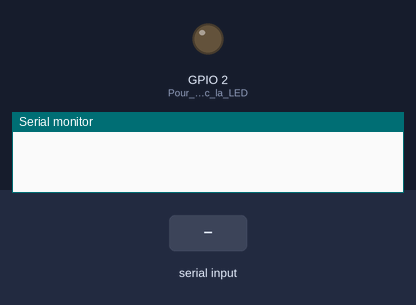
Bench run of a sketch on a simulated ESP32. Shown: output pins drawn as LEDs (lit = HIGH), the last lines printed to the serial monitor. The inputs (shaded band) are chosen by the test bench.

Above: at 1.2 s.
1.3 s: "ON\n" received over Serial
At 2.3 s:
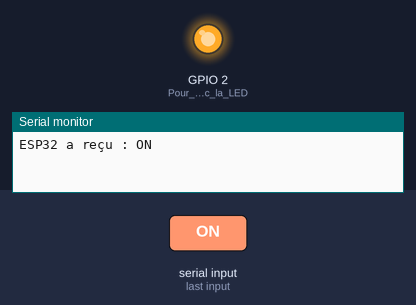
2.8 s: "OFF\n" received over Serial
At 3.5 s:
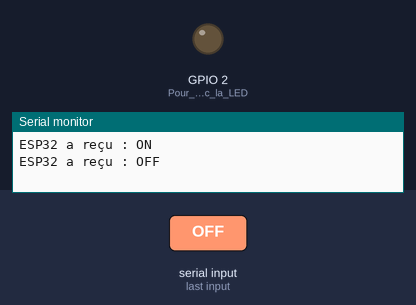
Timing chart, 0 to 5.8 s (numbered marks = the images above; inputs shaded):
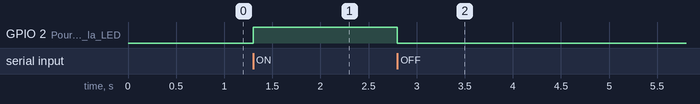

The sketch:

Uart_esp32.ino
```cpp
void setup() {
  Serial.begin(115200); // Même vitesse que sur le PC
  pinMode(2, OUTPUT);   // Pour tester avec la LED
}

void loop() {
  // Vérifie si des données sont arrivées
  if (Serial.available() > 0) {
    // Lit le message jusqu'au caractère de fin de ligne
    String message = Serial.readStringUntil('\n');
    message.trim(); // Nettoie les espaces/caractères invisibles

    Serial.print("ESP32 a reçu : ");
    Serial.println(message);

    // Action simple : si on reçoit "ON", on allume la LED
    if (message == "ON") {
      digitalWrite(2, HIGH);
    } else if (message == "OFF") {
      digitalWrite(2, LOW);
    }
  }
}
```

Measured:
- after the input at 1.3 s, GPIO 2 (Pour_tester_avec_la_LED): LOW → HIGH at once
- after the input at 2.8 s, GPIO 2 (Pour_tester_avec_la_LED): HIGH → LOW at once
